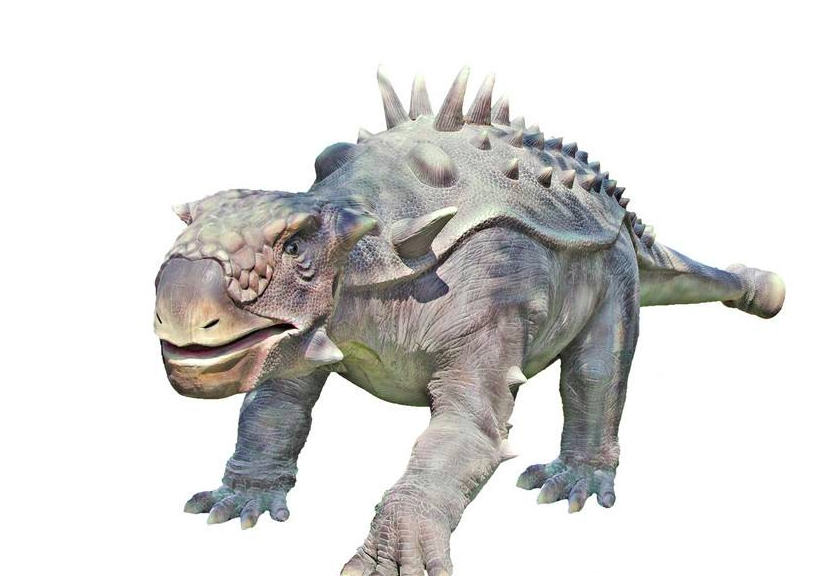
#> input picture Python_OpenCV/ch6/dinosour.jpg, 835 x 576 px
$ python 6_20_masking.py --image dinosour.jpg
#> lines starting #> are read from the running program, lines starting #| are printed output that depends on the picture; after the words box and inside, x2 and y2 are one past the last pixel; in counts of white or black regions, pixels touching at a corner belong together
# -*- coding: utf-8 -*-
import numpy as np
import argparse
import cv2


ap = argparse.ArgumentParser()
ap.add_argument("-i", "--image", required = True,
	help = "Path to the image")
args = vars(ap.parse_args())


# 加载图片并且显示它
image = cv2.imread(args["image"])
#> image is the input picture: shape (576, 835, 3); mean B, G, R 216.5, 217.9, 218.9
cv2.imshow("Original",image)


# 构件一个150 x 150 的面罩 区该住它

mask = np.zeros(image.shape[:2],dtype="uint8")
(cX,cY) = (image.shape[1]//2,image.shape[0]//2)
#> cX = 417; cY = 288
cv2.rectangle(mask,(cX - 75,cY -75),(cX+75,cY+75),255,-1)
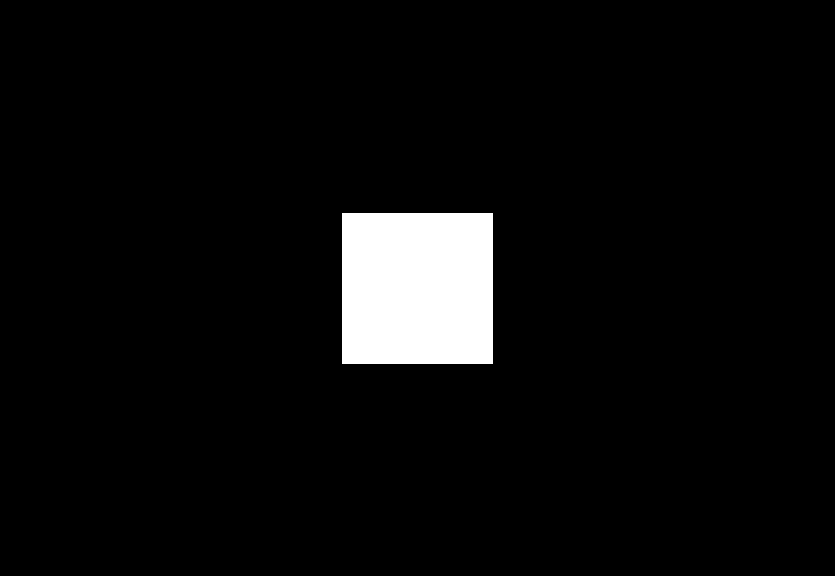
#> mask: shape (576, 835); 4.7% white; 1 white region, box (x1, y1, x2, y2) and area: (342, 213, 493, 364) 22801
cv2.imshow("Mask",mask)


# 只有中心矩形区域显示
maksed = cv2.bitwise_and(image,image,mask=mask)
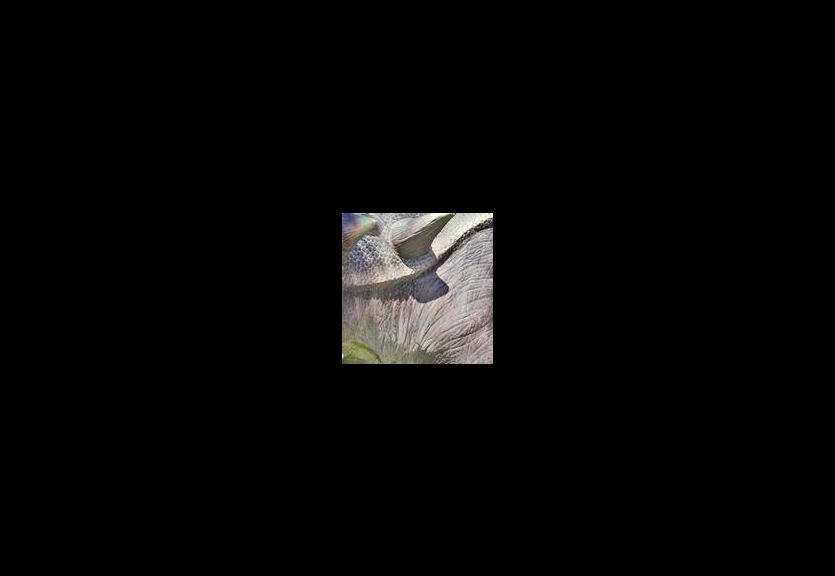
#> maksed: shape (576, 835, 3); mean B, G, R 6.4, 6.6, 6.9
#> (the run stopped early here; a loop or call above may not have finished)
